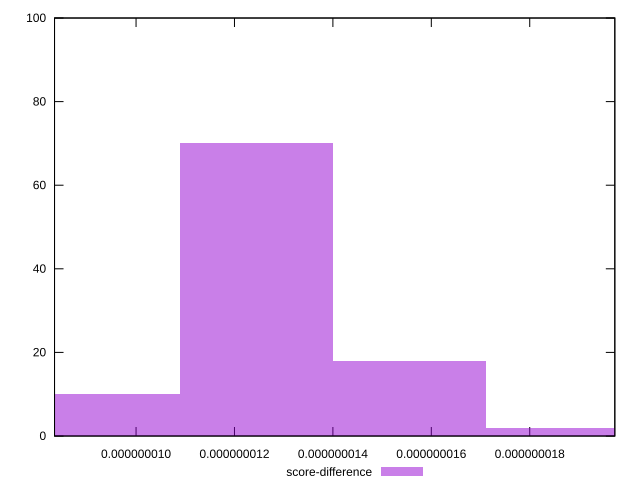

gnuplot code for this plot:
reset

$scoreDifference <<EOF
1.2438951307768317e-8 70
1.5548689134710395e-8 18
9.329213480826239e-9 10
1.8658426961652477e-8 2
EOF

set key outside below
set boxwidth 3.1097378269420792e-9
set xrange [8.343348900652359e-9:1.972914676073856e-8]
set yrange [0:100]
set trange [0:100]
set style fill transparent solid 0.5 noborder
set terminal svg size 640, 490 enhanced background rgb 'white'
set output "reprap/bootup-time/samples/pages+cached+noexternal/score-difference/histogram.svg"

plot $scoreDifference title "score-difference" with boxes

reset
